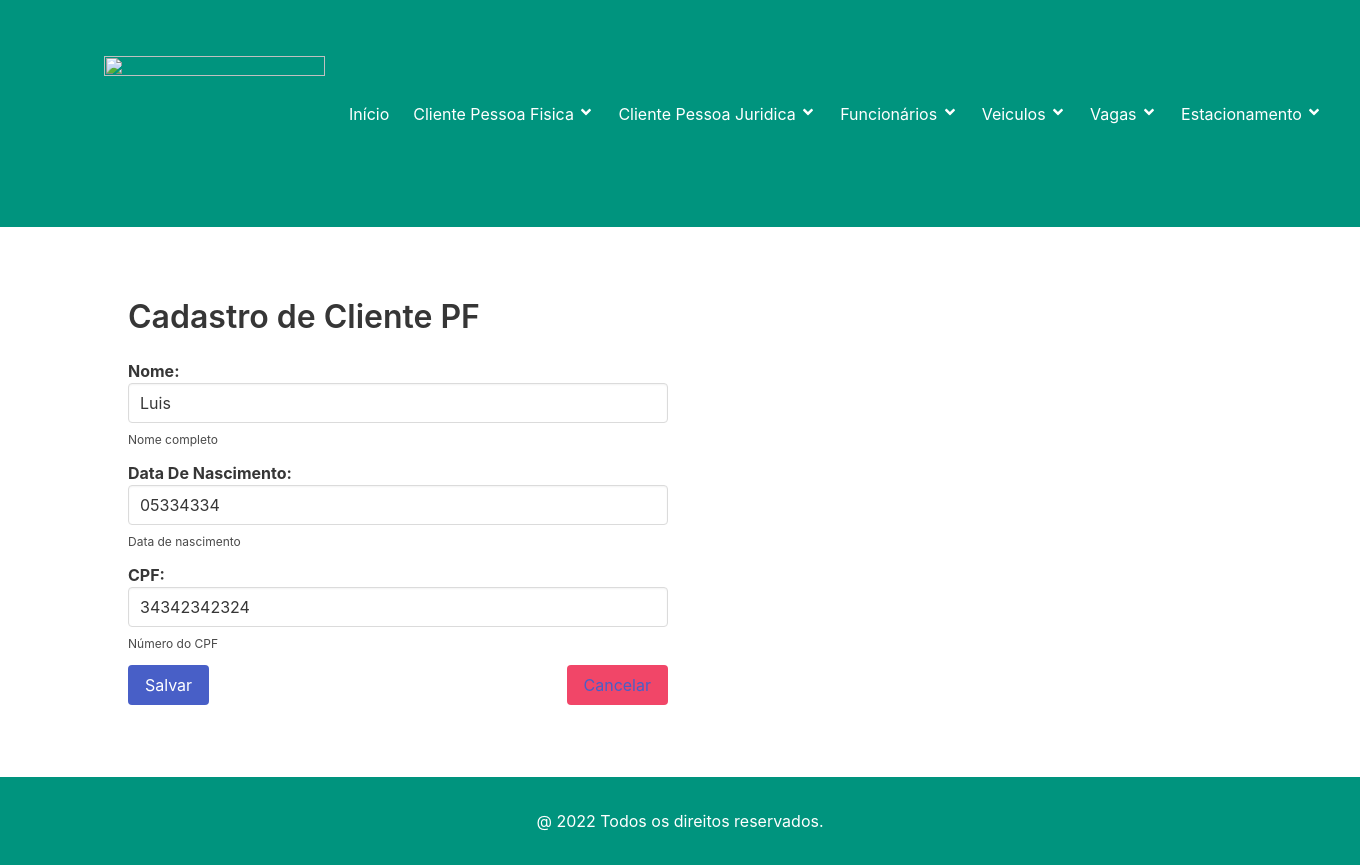
Screenshot of /4/clientepf/editar/ with the database file from the repository.
### home/models.py (models this page shows, shortened)
class Pessoa(models.Model):
    nome = models.CharField('Nome', max_length=50, help_text='Nome completo')
    datanascimento = models.CharField('Data de Nascimento', max_length=8, help_text='Data de nascimento')
    foto = StdImageField('Foto', upload_to='pessoas', variations={'thumbnail': {'width': 100, 'height': 100,
                                                                                'crop': True}}, delete_orphans=True,
                         null=True, blank=True)
    class Meta:
        verbose_name = "Pessoa"

### clientepf/models.py (models this page shows, shortened)
class Clientepf(Pessoa):
    cpf = models.CharField('CPF', max_length=11, help_text='Número do CPF')
    class Meta:
        verbose_name = 'Clientepf'
        verbose_name = 'Clientespf'
        ordering = ['nome', ]

### clientepf/views.py (the view)
# urls.py: path('<int:pk>/clientepf/editar/', ClientepfUpDateView.as_view(), name='clientepf_editar'),
class ClientepfUpDateView(SuccessMessageMixin, UpdateView):
    form_class = ClientepfModelForm
    model = Clientepf
    template_name = 'clientepf_form.html'
    success_url = reverse_lazy('clientespf')
    success_message = 'Cliente alterado com sucesso!'

### clientepf/forms.py
class ClientepfModelForm(forms.ModelForm):
    class Meta:
        model = Clientepf
        fields = ['nome', 'datanascimento', 'cpf']
        widgets = {
            'nome': forms.TextInput(
                attrs={'class': 'input', 'type': 'text', 'placeholder': 'Digite o nome do cliente'}),
            'datanascimento': forms.TextInput(
                attrs={'class': 'input', 'type': 'text', 'placeholder': 'Digite a data de nascimento do cliente'}),
            'cpf': forms.TextInput(
                attrs={'class': 'input', 'type': 'text', 'placeholder': 'Digite o cpf do cliente'}),
        }
        error_messages = {
            'nome': {'required': 'O nome do cliente é um campo obrigatório'},
            'datanascimento': {'required': 'A data de nascimento do cliente é um campo obrigatório'},
            'cpf': {'required': 'O CPF do cliente é um campo obrigatório',
                    'unique': 'CPF já cadastrado'},
        }

### clientepf/templates/clientepf_form.html (shortened to what this page needs)
{% extends "base.html" %}
{% block content %}
<section class="section">
    <div class="container">
        <div class="column is-mobile">
            <div class="column is-half is-off-set-one-quarter">
                <h3 class="title is-size-3">Cadastro de Cliente PF</h3>
                <form method="POST" enctype="multipart/form-data">
                    {% for field in form %}
                    <div class="field">
                        {% if field.value is not empty %}
                        <label class="label is-capitalized">{{ field.label }}: {{ field }} </label>
                        {% else %}
                        <label class="label is-capitalized">{{ field.label }}: {{ field }} </label>
                        {% endif %}
                        {% if field.help_text %}
                        <p class="help">{{ field.help_text }}</p>
                        {% endif %}
                    </div>
                    {% endfor %}
                    <button class="button is-link is-primary" type="submit">Salvar</button>
                    <button class="button is-danger is-pulled-right" type="reset">
                        <a href="{% url 'clientespf' %}">Cancelar</a>
                    </button>
                </form>
            </div>
        </div>
    </div>
</section>
{% endblock %}

### rows the page displays
Pessoa: form "Luis" "05334334"
Clientepf: form "34342342324"

### other values shown
{{ field.label }} "Nome" "Data De Nascimento" "CPF"
{{ field.help_text }} "Nome completo" "Data de nascimento" "Número do CPF"
